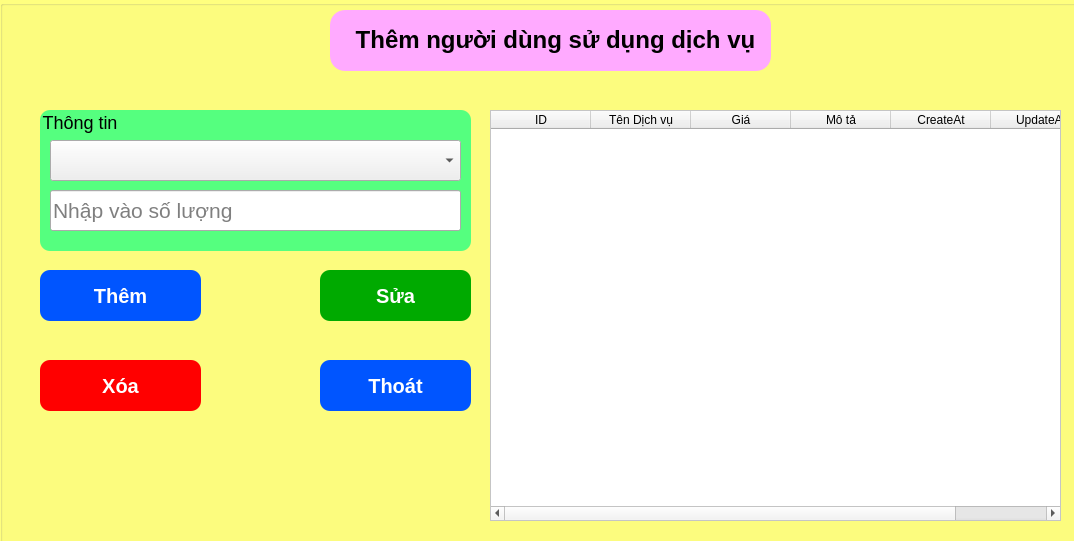
<?xml version="1.0" encoding="UTF-8"?>
<ui version="4.0">
 <class>Form</class>
 <widget class="QWidget" name="Form">
  <property name="geometry">
   <rect>
    <x>0</x>
    <y>0</y>
    <width>1074</width>
    <height>541</height>
   </rect>
  </property>
  <property name="windowTitle">
   <string>Form</string>
  </property>
  <widget class="QGroupBox" name="groupBox">
   <property name="geometry">
    <rect>
     <x>0</x>
     <y>0</y>
     <width>1081</width>
     <height>721</height>
    </rect>
   </property>
   <property name="styleSheet">
    <string notr="true">QGroupBox{
	background-color:rgb(255, 255, 127);
}</string>
   </property>
   <property name="title">
    <string/>
   </property>
   <widget class="QGroupBox" name="groupBox_8">
    <property name="geometry">
     <rect>
      <x>330</x>
      <y>10</y>
      <width>441</width>
      <height>61</height>
     </rect>
    </property>
    <property name="styleSheet">
     <string notr="true">QGroupBox{
	background-color:rgb(255, 170, 255);
	border-radius: 15px;
}</string>
    </property>
    <property name="title">
     <string/>
    </property>
    <widget class="QLabel" name="label_6">
     <property name="geometry">
      <rect>
       <x>0</x>
       <y>0</y>
       <width>451</width>
       <height>61</height>
      </rect>
     </property>
     <property name="text">
      <string>&lt;html&gt;&lt;head/&gt;&lt;body&gt;&lt;p align=&quot;center&quot;&gt;&lt;span style=&quot; font-size:18pt; font-weight:600;&quot;&gt;Thêm người dùng sử dụng dịch vụ&lt;/span&gt;&lt;/p&gt;&lt;/body&gt;&lt;/html&gt;</string>
     </property>
    </widget>
   </widget>
   <widget class="QGroupBox" name="groupBox_9">
    <property name="geometry">
     <rect>
      <x>40</x>
      <y>110</y>
      <width>431</width>
      <height>141</height>
     </rect>
    </property>
    <property name="styleSheet">
     <string notr="true">QGroupBox{
	background-color:rgb(85, 255, 127);
	font-size:18px;
	border-radius:10px;
}</string>
    </property>
    <property name="title">
     <string>Thông tin</string>
    </property>
    <widget class="QComboBox" name="cboThongTinNguoiDung">
     <property name="geometry">
      <rect>
       <x>10</x>
       <y>30</y>
       <width>411</width>
       <height>41</height>
      </rect>
     </property>
     <property name="font">
      <font>
       <pointsize>14</pointsize>
      </font>
     </property>
    </widget>
    <widget class="QLineEdit" name="txtSoLuong">
     <property name="geometry">
      <rect>
       <x>10</x>
       <y>80</y>
       <width>411</width>
       <height>41</height>
      </rect>
     </property>
     <property name="font">
      <font>
       <pointsize>16</pointsize>
      </font>
     </property>
     <property name="placeholderText">
      <string>Nhập vào số lượng</string>
     </property>
    </widget>
   </widget>
   <widget class="QPushButton" name="btnAdd">
    <property name="geometry">
     <rect>
      <x>40</x>
      <y>270</y>
      <width>161</width>
      <height>51</height>
     </rect>
    </property>
    <property name="styleSheet">
     <string notr="true">QPushButton{
	font-size: 20px;
    border-radius: 10px;
	background-color: rgb(0, 85, 255);
	color:rgb(255, 255, 255);
	font-weight: bold;
}
QPushButton:hover{
	background-color: rgb(0, 170, 255);
	cursor: pointer;
}</string>
    </property>
    <property name="text">
     <string>Thêm</string>
    </property>
   </widget>
   <widget class="QPushButton" name="btnUpdate">
    <property name="geometry">
     <rect>
      <x>320</x>
      <y>270</y>
      <width>151</width>
      <height>51</height>
     </rect>
    </property>
    <property name="styleSheet">
     <string notr="true">QPushButton{
	font-size: 20px;
    border-radius: 10px;
	background-color: rgb(0, 170, 0);
	color:rgb(255, 255, 255);
	font-weight: bold;
}
QPushButton:hover{
	background-color:rgb(0, 255, 127);
	cursor: pointer;
}</string>
    </property>
    <property name="text">
     <string>Sửa</string>
    </property>
   </widget>
   <widget class="QPushButton" name="btnDelete">
    <property name="geometry">
     <rect>
      <x>40</x>
      <y>360</y>
      <width>161</width>
      <height>51</height>
     </rect>
    </property>
    <property name="styleSheet">
     <string notr="true">QPushButton{
	font-size: 20px;
    border-radius: 10px;
	background-color: rgb(255, 0, 0);
	color:rgb(255, 255, 255);
	font-weight: bold;
}
QPushButton:hover{
	background-color: rgb(255, 84, 84);
	cursor: pointer;
}</string>
    </property>
    <property name="text">
     <string>Xóa</string>
    </property>
   </widget>
   <widget class="QPushButton" name="btnClose">
    <property name="geometry">
     <rect>
      <x>320</x>
      <y>360</y>
      <width>151</width>
      <height>51</height>
     </rect>
    </property>
    <property name="styleSheet">
     <string notr="true">QPushButton{
	font-size: 20px;
    border-radius: 10px;
	background-color: rgb(0, 85, 255);
	color:rgb(255, 255, 255);
	font-weight: bold;
}
QPushButton:hover{
	background-color: rgb(0, 170, 255);
	cursor: pointer;
}</string>
    </property>
    <property name="text">
     <string>Thoát</string>
    </property>
   </widget>
   <widget class="QTableWidget" name="tableWidget">
    <property name="geometry">
     <rect>
      <x>490</x>
      <y>110</y>
      <width>571</width>
      <height>411</height>
     </rect>
    </property>
    <property name="styleSheet">
     <string notr="true">QTableWidget{
	color:rgb(0, 0, 0)
	font: 14pt &quot;MS Shell Dlg 2&quot;;
	Background-color:rgb(255, 255, 255)
}</string>
    </property>
    <property name="rowCount">
     <number>0</number>
    </property>
    <column>
     <property name="text">
      <string>ID</string>
     </property>
    </column>
    <column>
     <property name="text">
      <string>Tên Dịch vụ</string>
     </property>
    </column>
    <column>
     <property name="text">
      <string>Giá</string>
     </property>
    </column>
    <column>
     <property name="text">
      <string>Mô tả</string>
     </property>
    </column>
    <column>
     <property name="text">
      <string>CreateAt</string>
     </property>
    </column>
    <column>
     <property name="text">
      <string>UpdateAt</string>
     </property>
    </column>
   </widget>
  </widget>
 </widget>
 <resources/>
 <connections/>
</ui>
